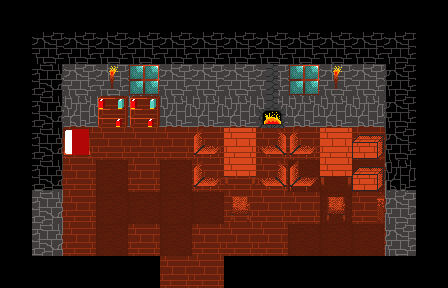

A level layout from a 2D game, rendered from its tile map. Below: a short description, then the map file with its tile-grid data intact:
An orthogonal 14x9 tile map with 32x32 px tiles, 4 tile layers (Ground, Objects, Walls, Wall Objects), 5 tilesets and 2 objects.

<map version="1.0" tiledversion="1.1.6" orientation="orthogonal" renderorder="left-down" width="14" height="9" tilewidth="32" tileheight="32" infinite="0" nextobjectid="5">
 <tileset firstgid="1" source="../Tilesets/Stonework3.tsx" />
 <tileset firstgid="65" source="../Tilesets/indoor_floors.tsx" />
 <tileset firstgid="80" source="../Tilesets/furniture.tsx" />
 <tileset firstgid="116" source="../Tilesets/miscobjects.tsx" />
 <tileset firstgid="156" source="../Tilesets/Campfire.tsx" />
 <layer name="Ground" width="14" height="9">
  <data encoding="csv">
0,0,0,0,0,0,0,0,0,0,0,0,0,0,
0,72,72,72,72,72,72,72,72,72,72,72,72,0,
0,20,72,72,72,72,72,72,72,72,72,72,20,0,
0,20,72,72,72,72,72,72,72,72,72,72,20,0,
0,72,72,72,72,72,72,72,72,72,69,72,72,0,
0,72,72,69,72,69,72,72,72,69,69,69,72,0,
0,72,72,69,69,69,69,72,72,72,69,72,72,0,
0,72,72,69,72,69,72,72,72,69,69,69,72,0,
0,0,0,0,0,72,72,0,0,0,0,0,0,0
</data>
 </layer>
 <layer name="Objects" width="14" height="9">
  <properties>
   <property name="unity:sortingLayerName" value="WorldObjects" />
   <property name="unity:sortingOrder" type="int" value="0" />
  </properties>
  <data encoding="csv">
0,0,0,0,0,0,0,0,0,0,0,0,0,0,
0,0,0,0,0,0,0,0,0,0,0,0,0,0,
0,0,0,0,0,0,0,0,0,0,0,0,0,0,
0,0,0,0,0,0,0,0,0,0,0,0,0,0,
0,0,86,0,0,0,81,73,80,81,73,0,0,0,
0,24,0,0,0,0,81,95,80,81,95,0,21,0,
0,0,0,0,0,0,0,82,0,0,82,0,0,0,
0,0,0,0,0,0,0,0,0,0,0,0,0,0,
0,0,0,0,0,0,0,0,0,0,0,0,0,0
</data>
 </layer>
 <layer name="Walls" width="14" height="9">
  <data encoding="csv">
0,0,0,0,0,0,0,0,0,0,0,0,0,0,
0,1,1,1,1,1,1,1,1,1,1,1,1,0,
0,5,20,20,20,20,20,20,20,20,20,20,2,0,
0,5,22,22,22,22,22,22,22,22,22,22,2,0,
0,5,0,0,0,0,0,0,0,0,0,118,2,0,
0,10,0,0,0,0,0,0,0,0,0,118,12,0,
0,24,0,0,0,0,0,0,0,0,0,0,21,0,
0,24,0,0,0,0,0,0,0,0,0,0,21,0,
0,0,0,0,0,0,0,0,0,0,0,0,0,0
</data>
 </layer>
 <layer name="Wall Objects" width="14" height="9">
  <data encoding="csv">
0,0,0,0,0,0,0,0,0,0,0,0,0,0,
0,0,0,0,0,0,0,0,0,0,0,0,0,0,
0,0,0,159,88,0,0,0,176,88,159,0,0,0,
0,0,0,92,92,0,0,0,171,0,0,0,0,0,
0,0,0,0,0,0,0,0,0,0,0,0,0,0,
0,0,0,0,0,0,0,0,0,0,0,0,0,0,
0,0,0,0,0,0,0,0,0,0,0,94,0,0,
0,0,0,0,0,0,0,0,0,0,0,0,0,0,
0,0,0,0,0,0,0,0,0,0,0,0,0,0
</data>
 </layer>
 <objectgroup name="Boundaries">
  <object id="2" x="32" y="256" width="128" height="32" />
  <object id="3" x="224" y="256" width="192" height="32" />
 </objectgroup>
</map>
